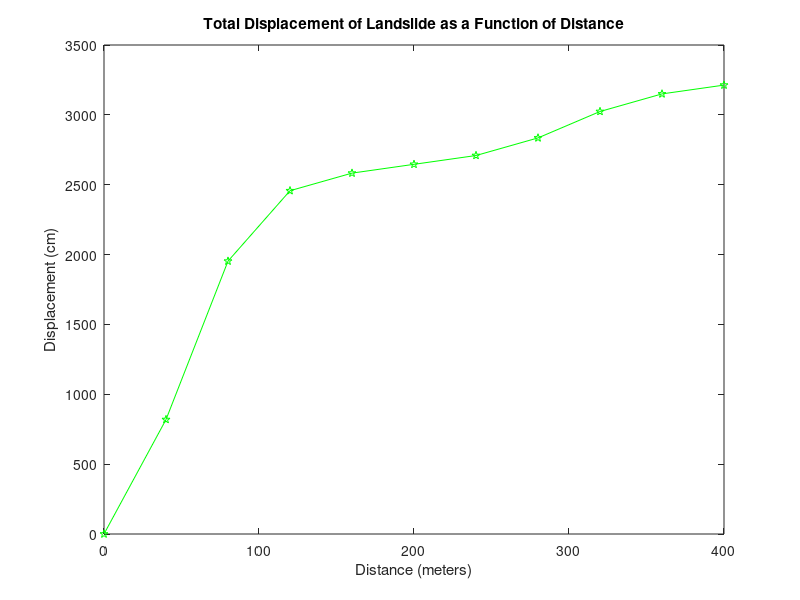

MATLAB code for this plot:
% Matty Hill
% ESS311
% MATLAB tutorial
% 01 / 04 / 22
% Section AA

% positional vector
positions = [0:40:400]

% velocity vector
vel = [0, 1.3, 3.1, 3.9, 4.1, 4.2, 4.3, 4.5, 4.8, 5.0, 5.1]

% Calculating movement total
tot_move = vel * 630

%plotting the vectors
landslide_plot = plot(positions, tot_move, "g-p")
title('Total Displacement of Landslide as a Function of Distance')
xlabel('Distance (meters)')
ylabel('Displacement (cm)')

% Saving the plot to a .jpeg file
saveas(landslide_plot, 'landslide_plot.jpeg')



